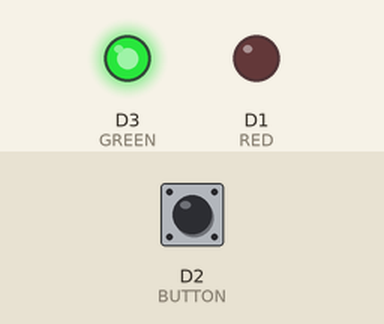
Bench run of a sketch on a simulated ESP8266 (NodeMCU). On the bench: output pins drawn as LEDs (lit = HIGH). The inputs (shaded band) are chosen by the test bench; at power-on: D2 (BUTTON) HIGH. WiFi joins after 1.5 s; servers stay silent unless stated; what the sketch prints to the serial monitor is not drawn.

Above: at 2.7 s.
2.8 s: D2 (BUTTON) pulled LOW for 2.55 s
At 5.3 s:
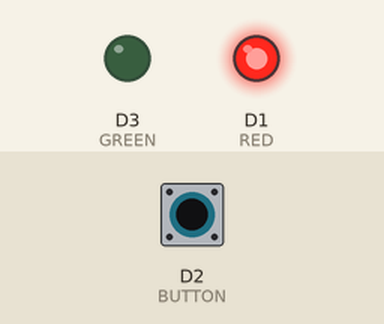
At 7.8 s:
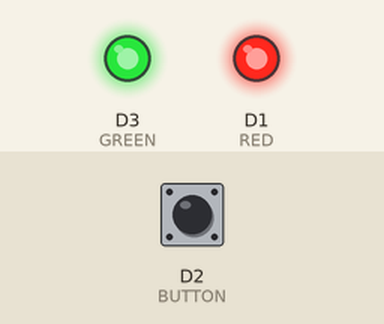
Timing chart, 0 to 9.3 s (numbered marks = the images above; inputs shaded):
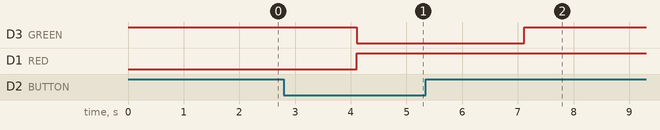

The sketch:

esp-12-client-fmt.ino
```cpp
/*  Connects to the home WiFi network
 *  Asks some network parameters
 *  Sends and receives message from the server in every 2 seconds
 *  Communicates: wifi_server_01.ino
 */
#include <SPI.h>
#include <ESP8266WiFi.h>

//byte ledPin = D0;
char ssid[] = "istudiofast";            // your network SSID (name)
char pass[] = "ist123456*";        // your network password

unsigned long askTimer = 0;

IPAddress server(192,168,1,101);       // the fix IP address of the server
WiFiClient client;

void setup() {
  Serial.begin(115200);
  pinMode(D1,OUTPUT);// RED
    pinMode(D3,OUTPUT); //GREEN
        pinMode(D2,INPUT_PULLUP); // BUTTON


  digitalWrite(D3, HIGH);

  // Connect to Wi-Fi network with SSID and password
  Serial.print("Connecting to ");
  Serial.println(ssid);
  WiFi.begin(ssid, pass);
  while (WiFi.status() != WL_CONNECTED) {
    delay(500);
    Serial.print(".");
  }
  // Print local IP address and start web server
  Serial.println("");
  Serial.println("WiFi connected.");
  Serial.print("SSID: ");
  Serial.println(WiFi.SSID());
  Serial.println("IP address: ");
  Serial.println(WiFi.localIP());
  // print the received signal strength
  long rssi = WiFi.RSSI();
  Serial.print("Signal strength (RSSI):");
  Serial.print(rssi);
  Serial.println(" dBm");
}

void loop () {
      digitalWrite(D3, HIGH);

    int button = digitalRead(D2);
    Serial.print(button);
 if (client.connect(server, 80)) {
   if (button == 0)
    {

   client.connect(server, 80);
      Serial.println("Connecting to station for sending panic ALERT...");

      client.print("PANIC/1");
      digitalWrite(D1,HIGH);
          digitalWrite(D3, LOW);

       String answer = client.readStringUntil('\r');
      Serial.println("*********************************************");

    Serial.println("From Station " + answer);
          Serial.println("*********************************************");

  if(answer == "REQUESTRECEIVED"){
    digitalWrite(D1,LOW);
    digitalWrite(D3, HIGH);
    }

 }
 }
 // String answer = client.readStringUntil('\r');   // receives the answer from the sever
 // Serial.println("from server: " + answer);
  client.flush();
  //digitalWrite(ledPin, HIGH);
  delay(2000);                  // client will trigger the communication after two seconds
}
```

Measured:
- after the input at 2.8 s, D3 (GREEN): HIGH → LOW after 1.3 s, → HIGH 3.0 s later; D1 (RED): LOW → HIGH after 1.3 s
